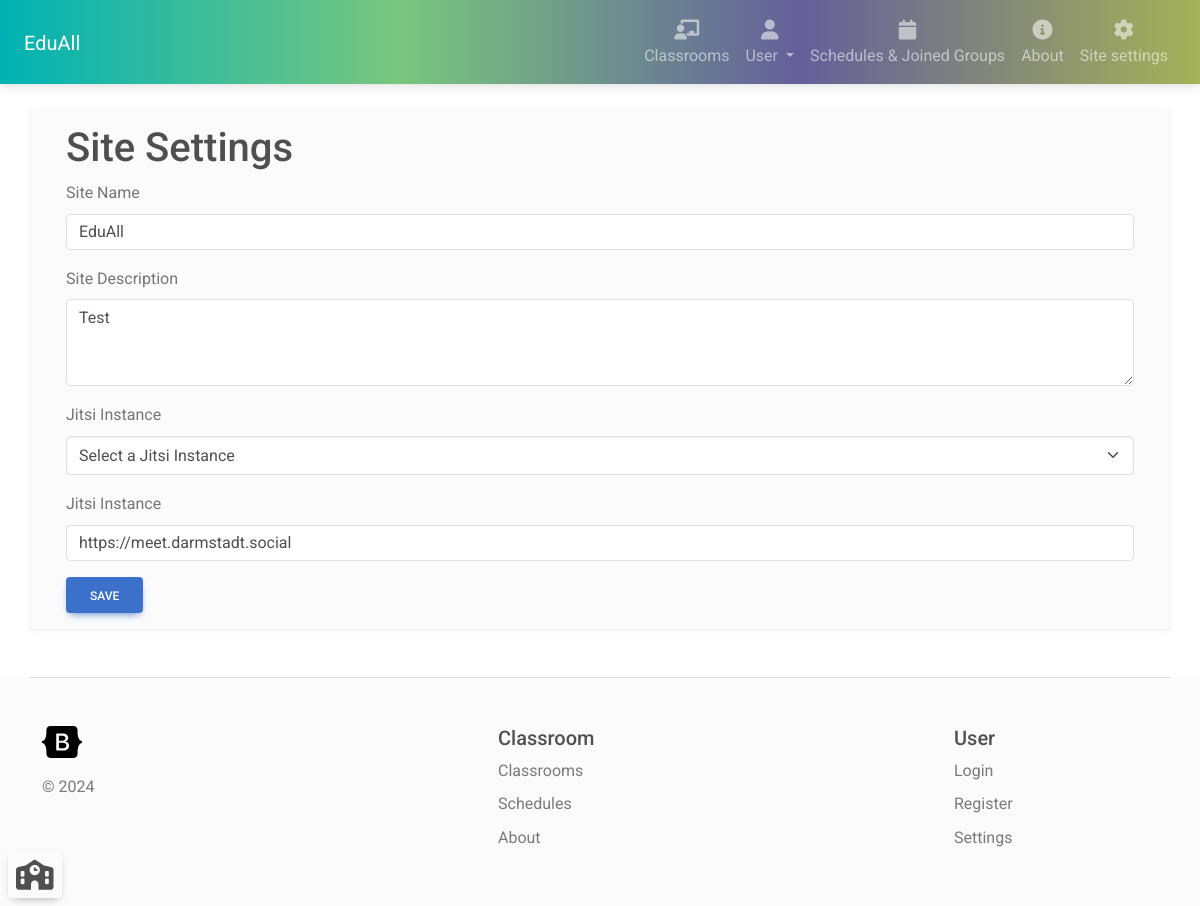
Page /site_settings (signed in) on the earlier database version.
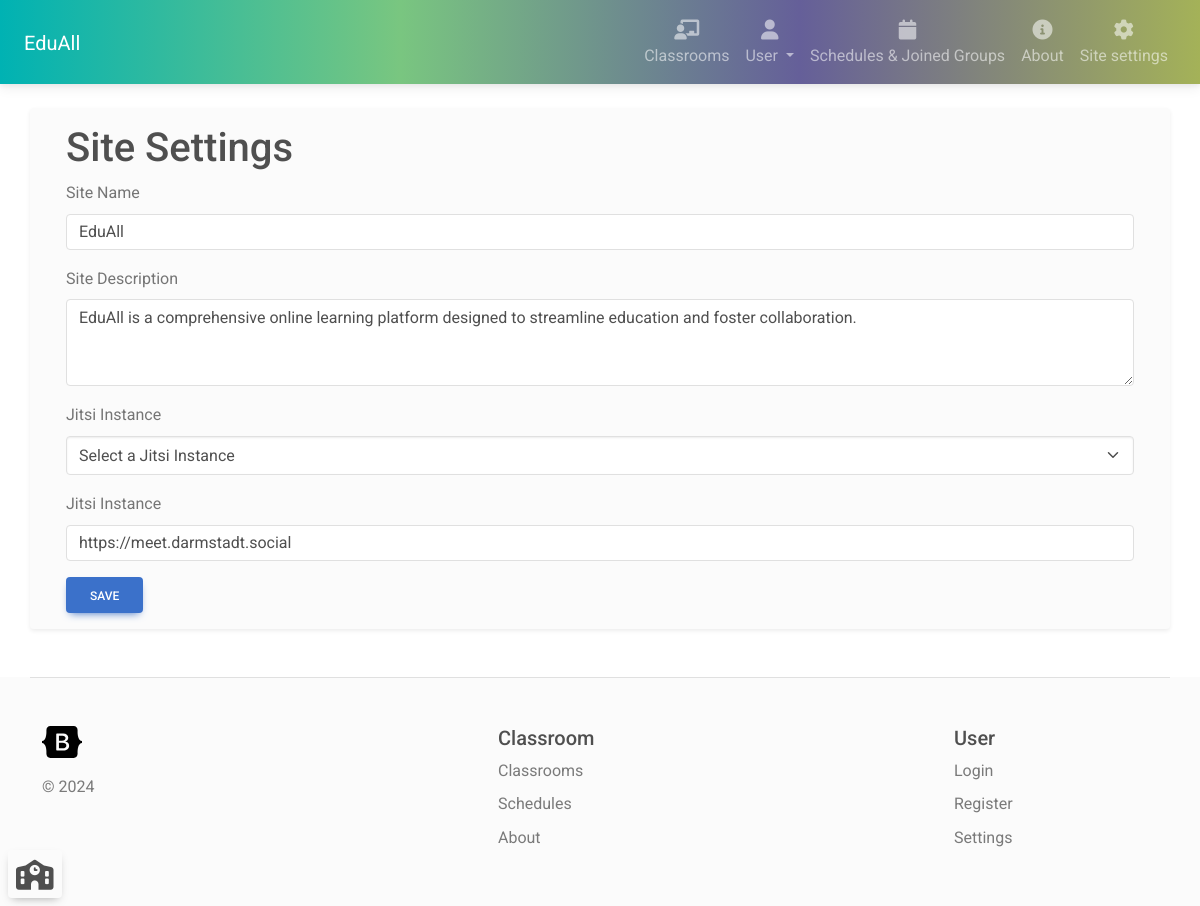
Same page on the later database version.
### classroom_manager/models.py (models this page shows, shortened)
class Configuration(models.Model):
    key = models.CharField(max_length=200)
    value = models.CharField(max_length=200)

### classroom_manager/views.py (the view, shortened to what this page needs)
# urls.py: path('site_settings', views.siteSettings, name="site_settings"),
@login_required(login_url='login')
def siteSettings(request: HttpRequest):
    if not isUserAdmin(request.user.id):
        return render(request, '403page.html')
    if request.method == 'GET':
        jitsiInstance = Configuration.objects.filter(key='jitsiInstance').first()
        siteName = Configuration.objects.filter(key='siteName').first()
        siteDescription = Configuration.objects.filter(key='siteDescription').first()
        context = {'jitsiInstance': jitsiInstance.value, 'siteName': siteName.value, 'siteDescription': siteDescription.value }
        return render(request, 'site_settings.html', context)

### classroom_manager/context_processor.py (called while the page is built)
def configuration_processor(request):
    siteName = Configuration.objects.filter(key='siteName').first()
    siteDescription = Configuration.objects.filter(key='siteDescription').first()
    if siteName is None:
        siteName = 'EduAll'
    else:
        siteName = siteName.value
    if siteDescription is None:
        siteDescription = 'EduAll is a platform for managing classrooms and learning groups.'
    else:
        siteDescription = siteDescription.value
    return {'siteName': siteName, 'siteDescription': siteDescription}

### classroom_manager/views.py (called while the page is built)
def isUserAdmin(userId: int):
    return User.objects.filter(id=userId, is_staff=True).exists()

### classroom_manager/templates/site_settings.html (shortened to what this page needs)
{% extends 'navbar.html' %}
{% block content %}
<div class="container">
    <h1>Site Settings</h1>
    <form action="{% url 'site_settings' %}" method="post">
        <div class="mb-3">
            <label for="siteName" class="form-label">Site Name</label>
            <input type="text" class="form-control" id="siteName" name="siteName" value="{{ siteName }}" required>
        </div>
        <div class="mb-3">
            <label for="siteDescription" class="form-label">Site Description</label>
            <textarea class="form-control" id="siteDescription" name="siteDescription" rows="3" required>{{ siteDescription }}</textarea>
        </div>
        <div class="mb-3">
            <label for="jitsiInstanceSelect" class="form-label">Jitsi Instance</label>
            <select class="form-select" id="jitsiInstanceSelect" name="jitsiInstanceSelect">
                <option value="" {% if jitsiInstance == '' %}selected{% endif %}>Select a Jitsi Instance</option>
            </select>
        </div>
        <div class="mb-3">
            <label for="jitsiInstance" class="form-label">Jitsi Instance</label>
            <input type="text" class="form-control" id="jitsiInstance" name="jitsiInstance" value="{{ jitsiInstance }}">
        </div>
        <button type="submit" class="btn btn-primary">Save</button>
    </form>
</div>
{% endblock %}

Differences in the rows shown:
changed Configuration: siteDescription "Test" → "EduAll is a comprehensive online learning platform designed to streamline education and foster collaboration."
